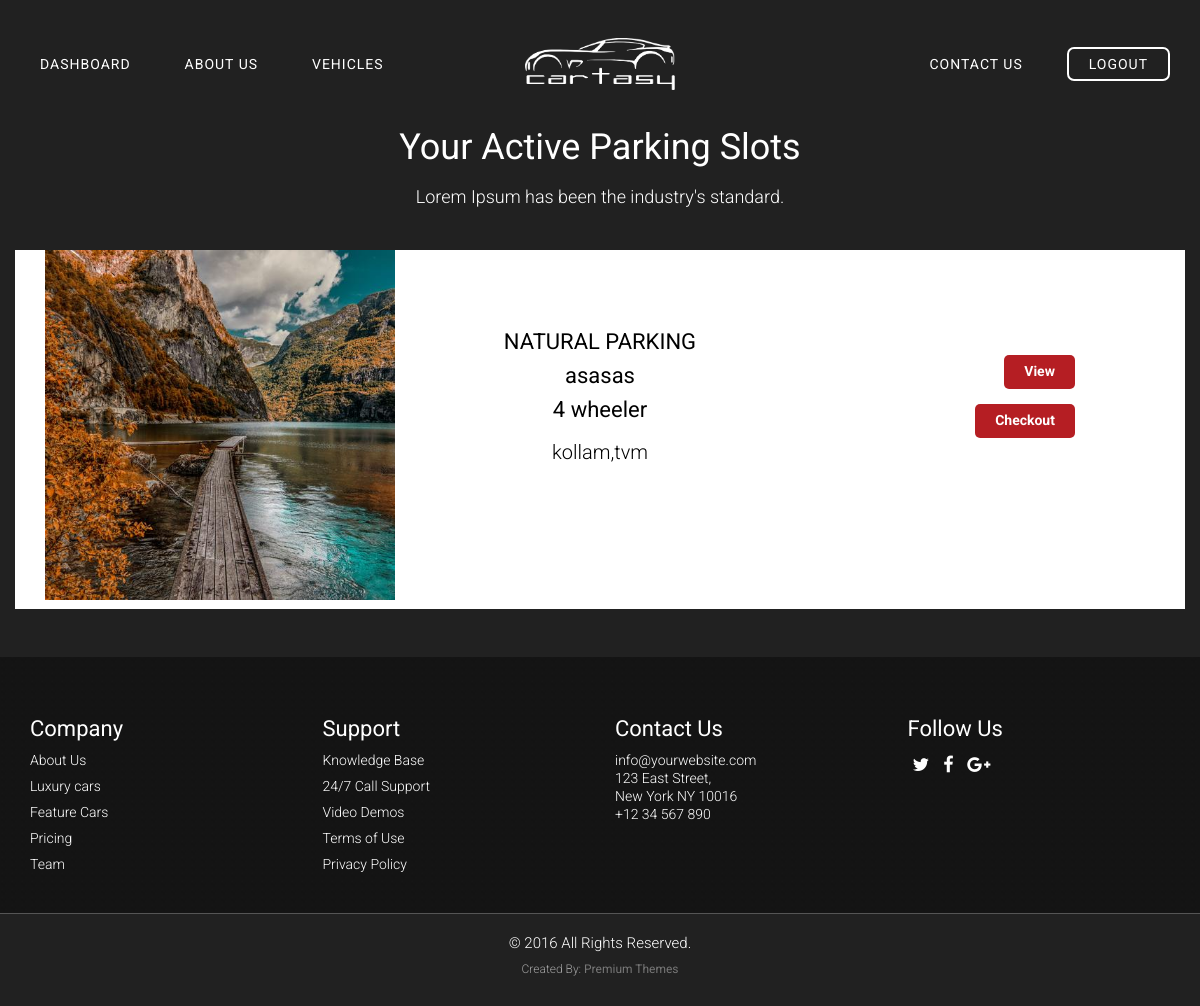
The app's page /dashboard (signed in), older data.
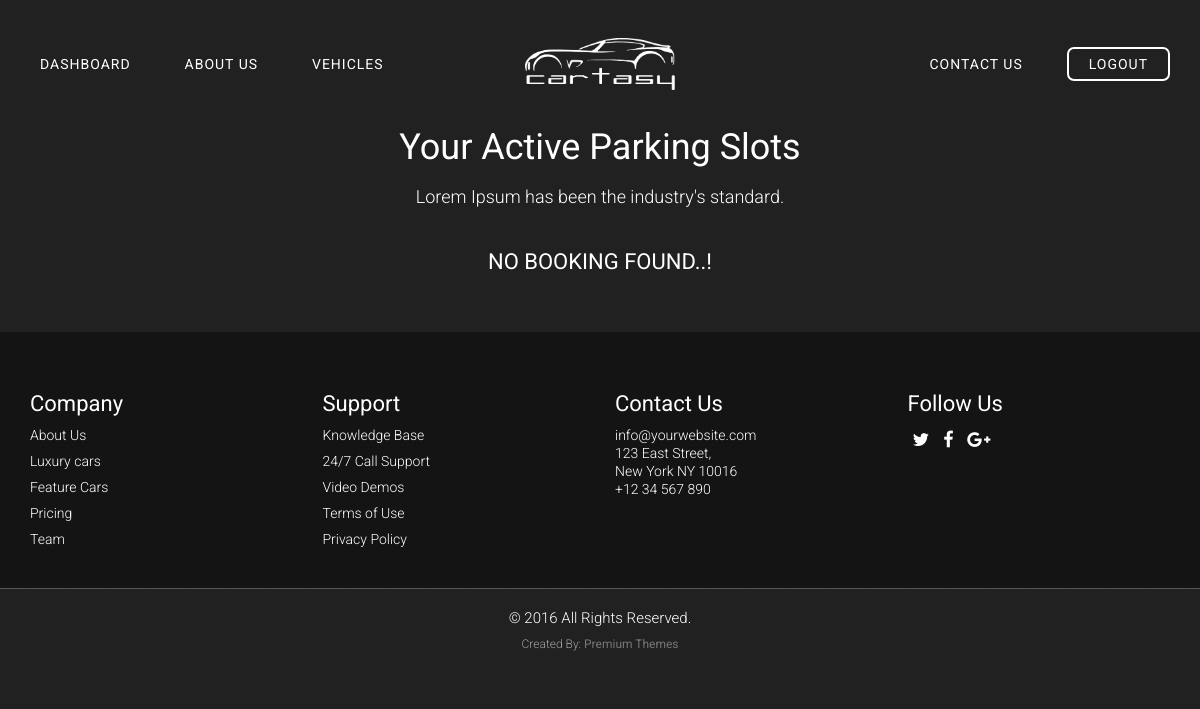
The same page, newer data.
### property_vendor/models.py (models this page shows, shortened)
class bookingDetails(models.Model):
	userid = models.ForeignKey(User,default=None,on_delete=models.CASCADE)
	pslotid = models.ForeignKey(pslot,default=None,on_delete=models.CASCADE)
	bdate = models.DateTimeField(auto_now_add=True)
	cdate = models.DateTimeField(default=datetime.now, blank=True)
	vtype = models.IntegerField(default=2)
	regnum = models.CharField(max_length=12,default='')
	status = models.BooleanField(default=True)

class pslot(models.Model):
	propertyid = models.ForeignKey(property,default=None,on_delete=models.CASCADE)
	isfw = models.BooleanField(default=False)
	istw = models.BooleanField(default=False)
	isavailable = models.BooleanField(default=True)
	isroofed = models.BooleanField(default=True)
	isfenced = models.BooleanField(default=True)

class property(models.Model):
	name = models.CharField(max_length=100)
	description = models.TextField()
	mapurl = models.CharField(max_length=500,default='')
	img1 = ResizedImageField(size=[500, 500],crop=['middle', 'center'],upload_to='property/pics', default='default.jpg')
	img2 = ResizedImageField(size=[500, 500],crop=['middle', 'center'],upload_to='property/pics', default='default.jpg')
	img3 = ResizedImageField(size=[500, 500],crop=['middle', 'center'],upload_to='property/pics', default='default.jpg')
	isactive = models.BooleanField(default=True)
	place = models.CharField(max_length=200,default='')
	district = models.CharField(max_length=200,default='')
	created_at = models.DateField(auto_now_add=True)
	owner = models.ForeignKey(User,default=None,on_delete=models.CASCADE)#for now to pass form validation,will remove later

### public/views.py (the view)
# urls.py: path('dashboard',pv.dashboard,name="dashboard"),
def dashboard(request):
	pbooks=bookingDetails.objects.filter(userid=request.user,status=True)
	return render(request,'public/dashboard.html',{'pbooks':pbooks})

### template/public/dashboard.html (shortened to what this page needs)
{% extends 'public/base.html' %}
{% load static %}
{% block content %}
            <section id="car-1-projects" style="padding-top: 8em;">
                <div class="container">
                    <div class="row row-bottom-padded-md">
                        <div class="col-md-8 col-md-offset-2 text-center welcome-sec">
                            <h2 class="car-1-lead animate-box">Your Active Parking Slots</h2>
                            <h4 class="animate-box">Lorem Ipsum has been the industry's standard.</h4>
                        </div>
                    </div>
                    <div class="row car-info">
                         {% if pbooks %}
                        {% for item in pbooks %}
                        <div class="col-md-12 col-sm-6 col-xs-6 col-xxs-12 " style="background: white;">
                            <div class="col-md-4  ">
                                <a href="{{ item.pslotid.propertyid.img1.url }}" class="image-popup">
                                <img src="{{ item.pslotid.propertyid.img1.url }}" alt="Image" class="img-responsive">
                                </a>
                            </div>
                                <div class="col-md-4 " style="    padding: 80px 0;">
                                    <h2 style="color: black;text-align: center;">{{ item.pslotid.propertyid.name }}</h2>
                                    <h5 style="color: black;text-align: center;">{{ item.regnum }}</h5>
                                    <h5 style="color: black;text-align: center;">{{ item.vtype }} wheeler</h5>
                                    <p style="color: black;text-align: center;"><b style="font-weight: 300;">{{ item.pslotid.propertyid.place }},{{ item.pslotid.propertyid.district }} </b>
                                    </p>
                                </div>
                                <div class="col-md-4 " style="text-align: center;padding: 95px;">
                                    <p>
                                     <a class="dashbtn" href="pdetails/{{item.pslotid.propertyid.id}}">View</a>
                                   </p>
                                   <p>
                                    <a class="dashbtn" href="checkout/{{item.id}}">Checkout</a>
                                   </p>
                                </div>
                        </div>
                        {% endfor %}
                        {% else %}
                        <div class="col-md-12 col-sm-6 col-xs-6 col-xxs-12 " style="text-align: center;">
                            <h2>No Booking Found..!</h2>
                        </div>
                        {% endif %}
                    </div>
                </div>
            </section>
 {% endblock %}

Row changes from the older to the newer data that the page shows:
removed bookingDetails: pslotid.propertyid.img1 (picture), pslotid.propertyid.name "NATURAL PARKING", regnum "asasas", vtype "4", pslotid.propertyid.place "kollam", pslotid.propertyid.district "tvm"
Text that changed along with them:
text now shown: "NO BOOKING FOUND..!"
